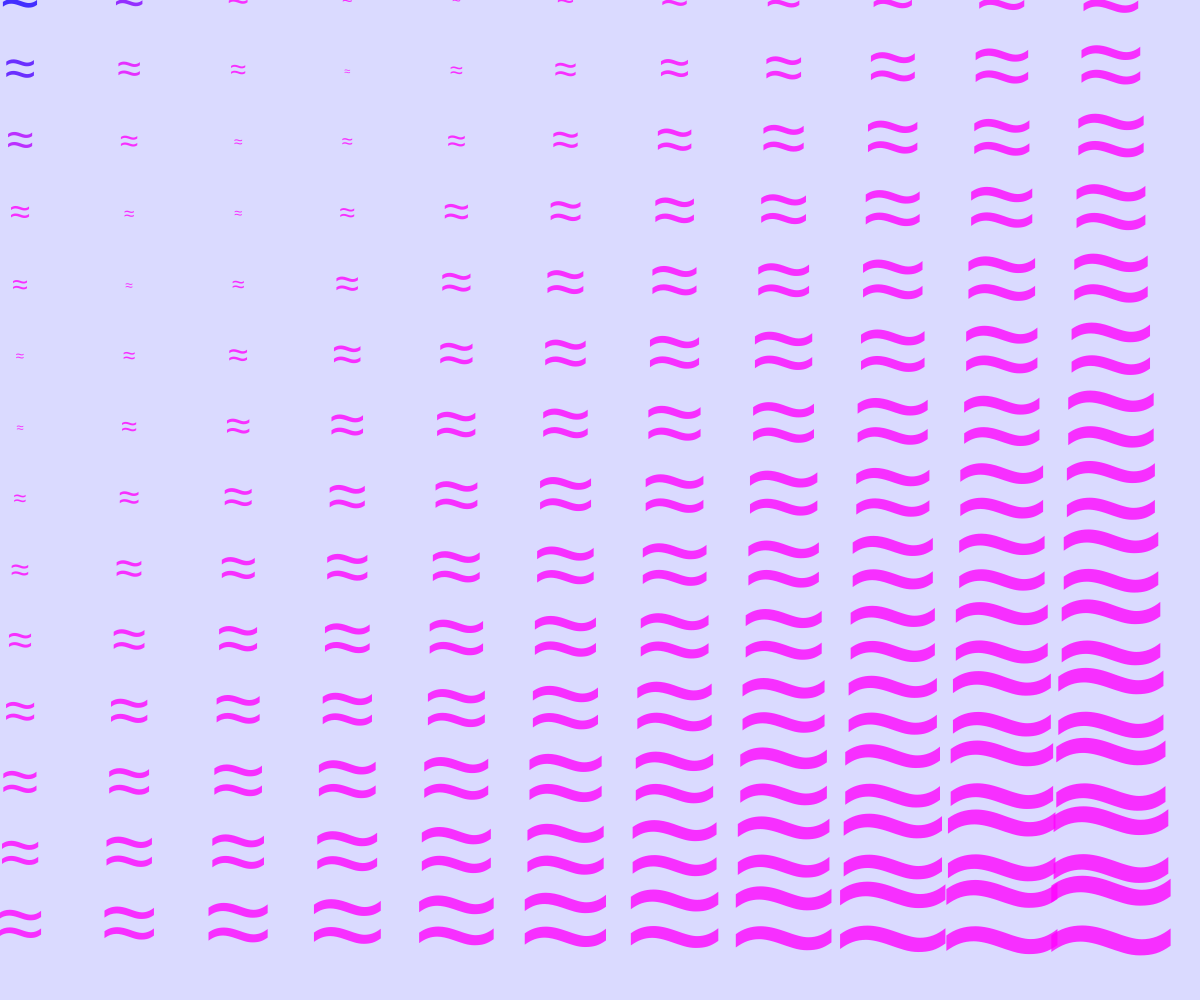
Frame 1 (no input)
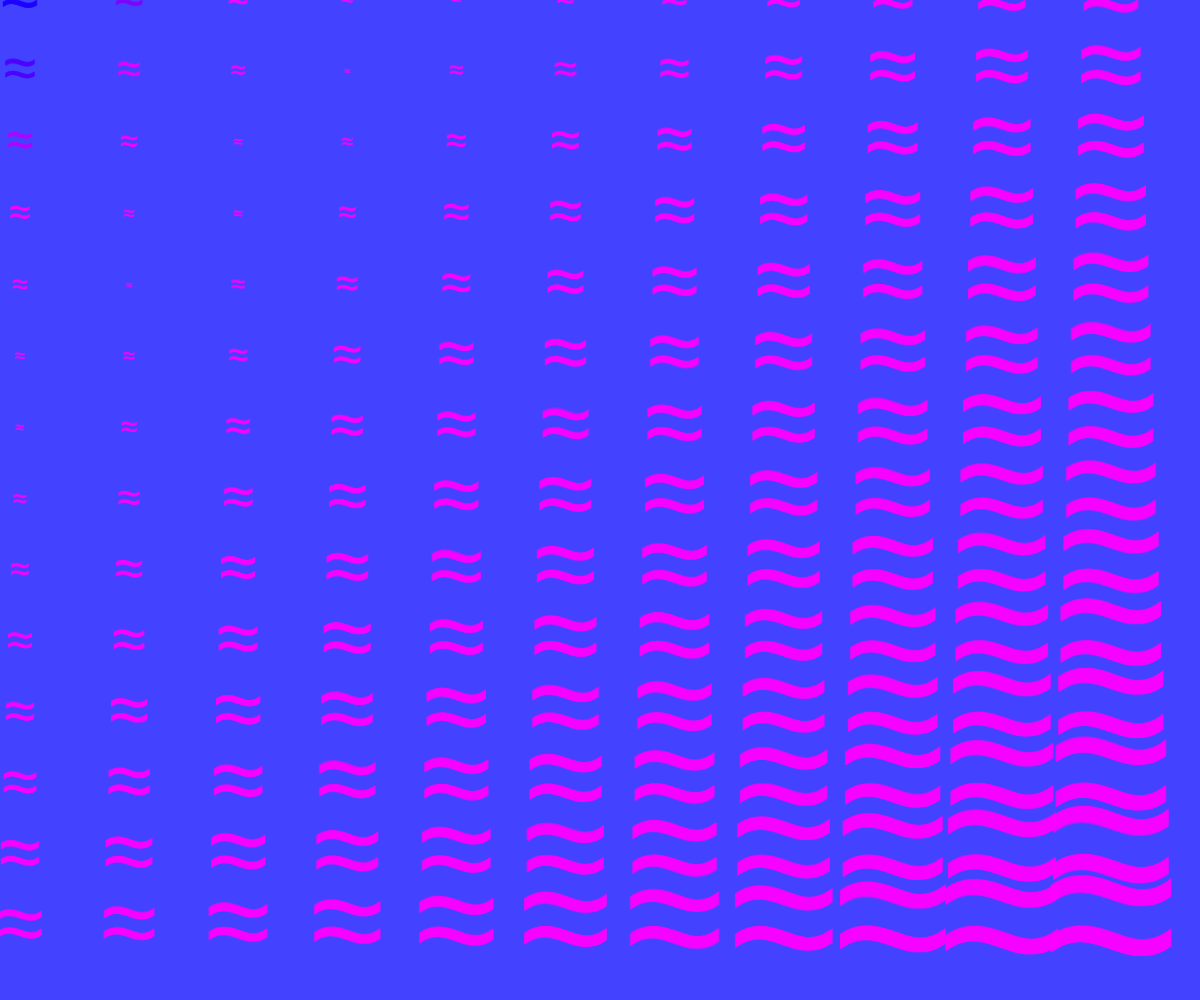
Frame 60 (no input)
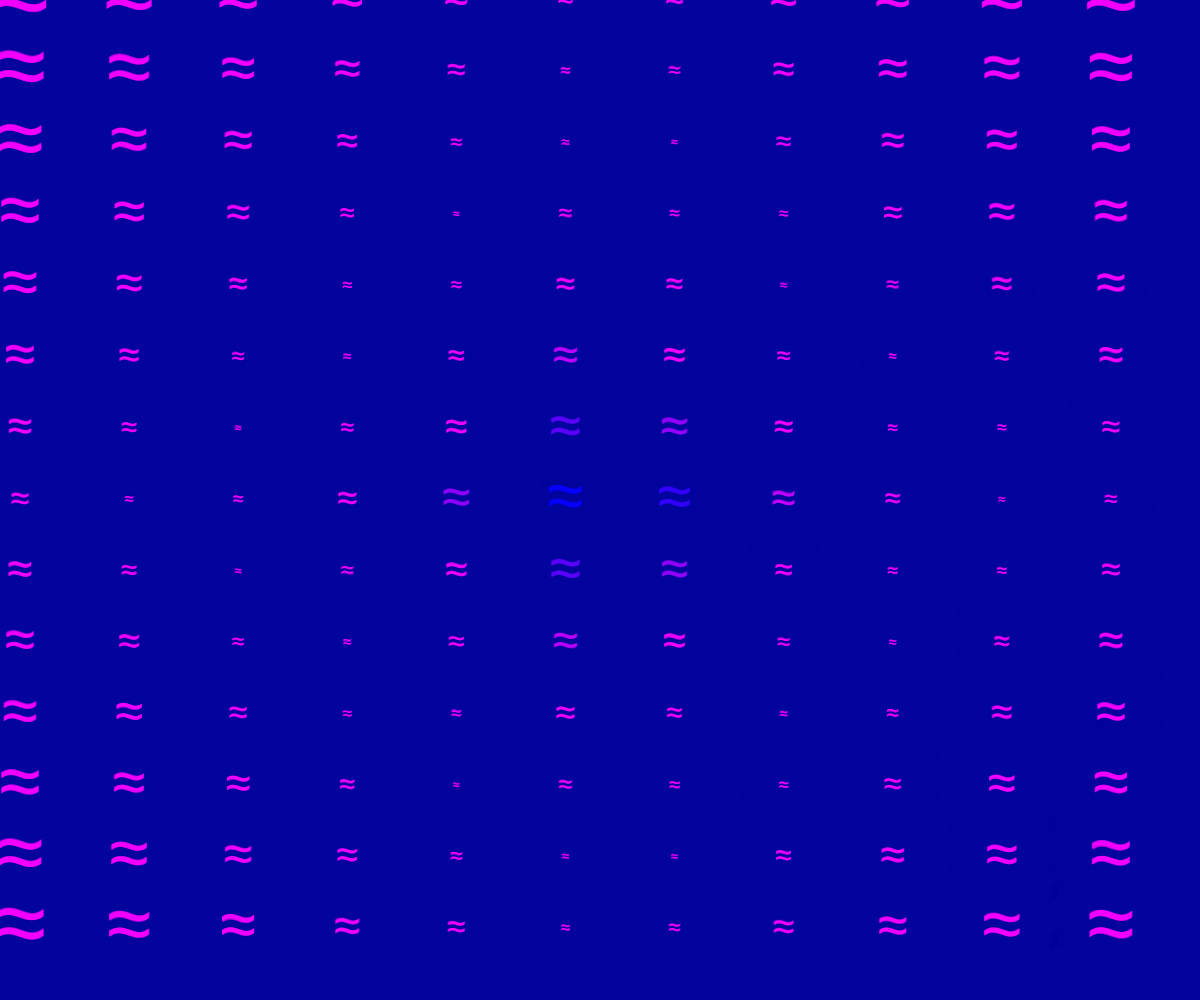
Frame 120 (the mouse pressed at the canvas centre since frame 60)

The p5.js sketch that drew these frames (run headless with seeded random() and noise() and a simulated clock; from frame 60 on, the mouse is pressed at the canvas centre):

// p5.js sketch
// ── sketch.js
const big = 60;
const rbig = big-40;
let deltaiks;
let deltaij;

function setup() {
   // put setup code here
   createCanvas(windowWidth, windowHeight);
}

function iks(a,b,c) {
   if (mouseX <= a - rbig || mouseX >= a + rbig || mouseY <= b - rbig || mouseY >= b + rbig) {
      textSize(abs(80-(deltaiks+deltaij))+int(random()*6)+8);
      noStroke();
      fill(abs(255-(deltaiks+deltaij)*10),0,255,200);
      //max.outlet("value", 12);
      text("≈", a, b); 
   } else {
      fill(0,0,255);
      textSize(80);
      text("≈", a, b);
      stroke(255);
      fill(255);
   }
}

function draw() {
   // put drawing code here
   //background(255);
   
   background(70-mouseY/5,70-mouseY/5,255-mouseY/5,50);
   textAlign(CENTER, CENTER);
   fill(50,0,255,200);
   textSize(big);
   //text("o",mouseX,mouseY);
   
   
   for (i = 20; i < width; i+=width/11) {
      for (j = 0; j < height; j+=height/14){
         deltaiks = (abs(mouseX-i)/7)+10;
         deltaij = (abs(mouseY-j)/7)+10;
         iks(i, j, big);
         
      }
   }
}
